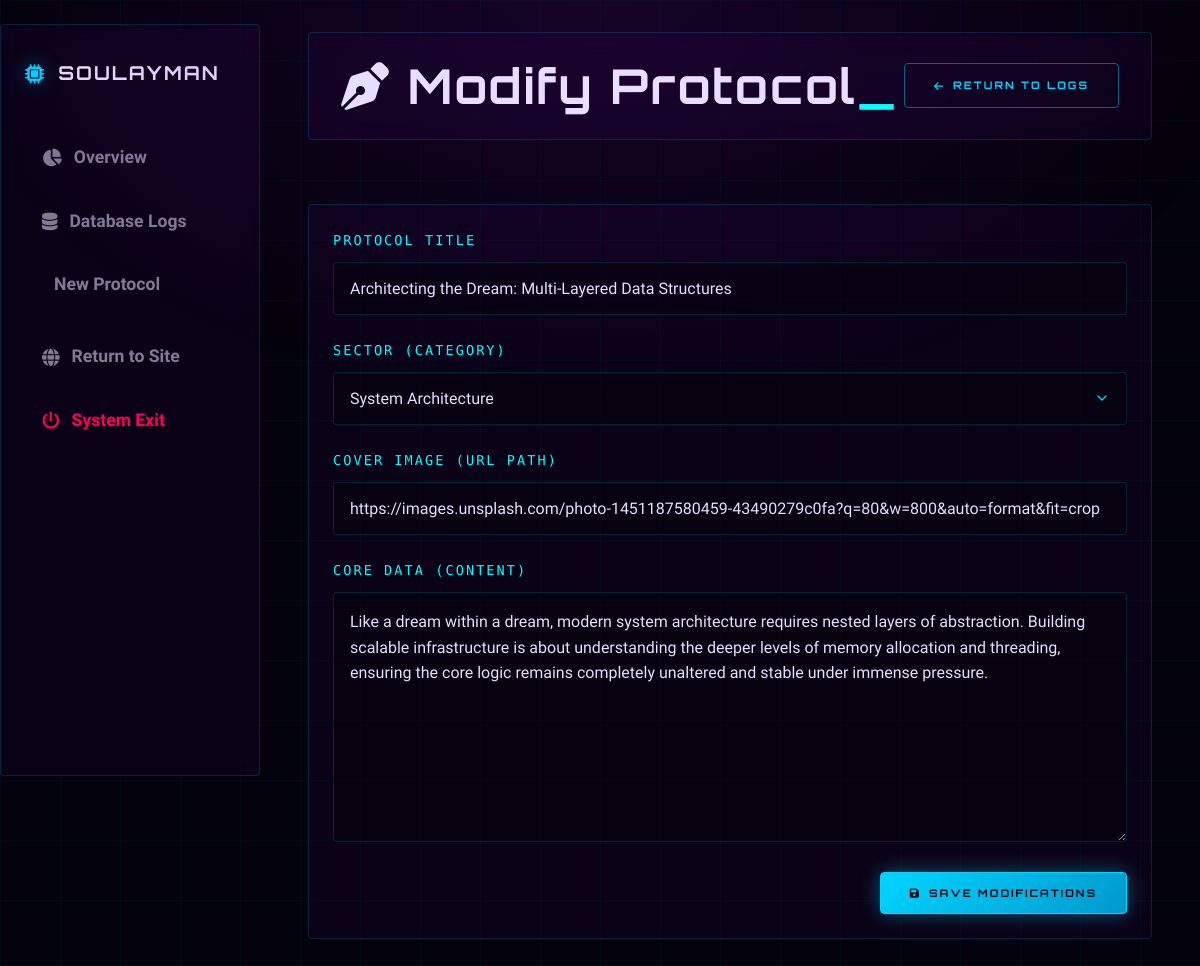
Screenshot of /Admin/edit_post.php?id=7 (signed in) with the database file from the repository.
### tables this page shows
CREATE TABLE `posts` (
  `id` int(11) NOT NULL,
  `user_id` int(11) NOT NULL,
  `category_id` int(11) NOT NULL,
  `title` varchar(255) NOT NULL,
  `content` text NOT NULL,
  `image_path` varchar(255) DEFAULT NULL,
  `created_at` timestamp NOT NULL DEFAULT current_timestamp()
);

CREATE TABLE `categories` (
  `id` int(11) NOT NULL,
  `name` varchar(50) NOT NULL,
  `created_at` timestamp NOT NULL DEFAULT current_timestamp(),
  `color_tag` varchar(50) DEFAULT 'tag-blue'
);

### core/Admin.php (called while the page is built, shortened)
<?php
class Admin
{
    private $conn;
    public function __construct($db)
    {
        $this->conn = $db;
    }
    public function getAllCategories()
    {
        $sql = "SELECT * FROM categories";
        $stmt = $this->conn->prepare($sql);
        $stmt->execute();
        return $stmt->fetchAll(PDO::FETCH_ASSOC);
    }
    public function getPostById($id)
    {
        $sql = "SELECT posts.*, users.username AS author_name,
                categories.name AS category_name,
                categories.color_tag AS category_color
                FROM posts
                LEFT JOIN users ON posts.user_id = users.id
                LEFT JOIN categories ON posts.category_id = categories.id
                WHERE posts.id = :id";
        $stmt = $this->conn->prepare($sql);
        $stmt->bindParam(':id', $id, PDO::PARAM_INT);
        $stmt->execute();
        return $stmt->fetch(PDO::FETCH_ASSOC);
    }
}

### Admin/edit_post.php (the view, shortened to what this page needs)
<?php
require_once '../core/Admin.php';
$database = new Database();
$db = $database->getConnection();
$admin = new Admin($db);
$postId = intval($_GET['id']);
$post = $admin->getPostById($postId);
$categories = $admin->getAllCategories();
?>
<!DOCTYPE html>
<html lang="en">
<head>
    <link rel="stylesheet" href="../assets/CSS/style.css">
    <link rel="stylesheet" href="../assets//CSS/dashboard.css">
    <link rel="stylesheet" href="../assets//CSS/posts.css">
    <link rel="stylesheet" href="https://cdnjs.cloudflare.com/ajax/libs/font-awesome/6.4.0/css/all.min.css">
</head>
<body class="admin-body">
    <div class="admin-container">
        <?php include '../includes/admin_aside.php'; ?>
        <main class="admin-main">
            <header class="admin-header" style="display: flex; justify-content: space-between; align-items: center; margin-bottom: 2rem;">
                <h1 class="page-title"><i class="fa-solid fa-pen-nib"></i> Modify Protocol<span>_</span></h1>
                <a href="posts.php" class="btn btn-ghost"><i class="fa-solid fa-arrow-left"></i> Return to Logs</a>
            </header>
            <section class="glass-panel" style="max-width: 900px;">
                <form action="edit_post.php?id=<?= $postId ?>" method="POST" class="admin-form">
                    <div class="form-group">
                        <label>Protocol Title</label>
                        <input type="text" name="title" class="form-control" value="<?= htmlspecialchars($post['title']) ?>" required>
                    </div>
                    <div class="form-group">
                        <label>Sector (Category)</label>
                        <select name="category_id" class="form-control" required>
                            <?php foreach ($categories as $cat): ?>
                                <option value="<?= $cat['id'] ?>" <?= ($cat['id'] == $post['category_id']) ? 'selected' : '' ?>>
                                    <?= htmlspecialchars($cat['name']) ?>
                                </option>
                            <?php endforeach; ?>
                        </select>
                    </div>
                    <div class="form-group">
                        <label>Cover Image (URL Path)</label>
                        <input type="text" name="image_path" class="form-control" value="<?= htmlspecialchars($post['image_path']) ?>" required>
                    </div>
                    <div class="form-group">
                        <label>Core Data (Content)</label>
                        <textarea name="content" class="form-control" required><?= htmlspecialchars($post['content']) ?></textarea>
                    </div>
                    <div style="margin-top: 30px; display: flex; justify-content: flex-end;">
                        <button type="submit" class="btn btn-primary">
                            <i class="fa-solid fa-floppy-disk"></i> Save Modifications
                        </button>
                    </div>
                </form>
            </section>
        </main>
    </div>
</body>
</html>

### assets/CSS/style.css (style rules this page uses)
:root { --color-7x-purple: #6A0DAD; --color-7x-purple-light: #B829EA; --color-7x-blue: #00D4FF; --color-7x-cyan: #00FFFF; --bg-void: #04020A; --bg-deep: #07040F; --bg-surface: #0D0818; --glass-bg: rgba(106, 13, 173, 0.08); --glass-border: rgba(0, 212, 255, 0.15); --glass-border-hover: rgba(0, 212, 255, 0.45); --text-primary: #E8DEFF; --text-secondary: rgba(232, 222, 255, 0.55); --text-muted: rgba(232, 222, 255, 0.3); --glow-blue: 0 0 20px rgba(0, 212, 255, 0.4); --glow-blue-strong: 0 0 40px rgba(0, 212, 255, 0.6), 0 0 80px rgba(0, 212, 255, 0.2); --glow-purple: 0 0 30px rgba(184, 41, 234, 0.3); --glow-cyan: 0 0 20px rgba(0, 255, 255, 0.4); --font-display: 'Orbitron', sans-serif; --font-body: 'Rajdhani', sans-serif; --font-mono: 'Share Tech Mono', monospace; --transition: 0.3s cubic-bezier(0.4, 0, 0.2, 1); --radius: 4px; }
* { margin: 0; padding: 0; box-sizing: border-box; }
html { scroll-behavior: smooth; font-size: 16px; }
body { background-color: var(--bg-void); color: var(--text-primary); font-family: var(--font-body); font-weight: 400; line-height: 1.7; min-height: 100vh; overflow-x: hidden; }
body::before { content: ''; position: fixed; inset: 0; background-image: linear-gradient(rgba(0, 212, 255, 0.03) 1px, transparent 1px), linear-gradient(90deg, rgba(0, 212, 255, 0.03) 1px, transparent 1px); background-size: 60px 60px; pointer-events: none; z-index: 0; }
body::after { content: ''; position: fixed; inset: 0; background: radial-gradient(ellipse 80% 60% at 50% 0%, rgba(106, 13, 173, 0.18) 0%, transparent 70%); pointer-events: none; z-index: 0; }
h1, h2, h3, h4 { font-family: var(--font-display); font-weight: 700; letter-spacing: 2px; line-height: 1.2; }
h1 { font-size: 48px; }
a { color: var(--color-7x-blue); text-decoration: none; transition: color var(--transition); }
span { color: var(--color-7x-cyan); font-weight: 600; }
main { position: relative; z-index: 1; padding-top: 5rem; }
.btn { display: inline-flex; align-items: center; gap: 0.5rem; font-family: var(--font-display); font-size: 0.65rem; font-weight: 700; letter-spacing: 0.2em; text-transform: uppercase; padding: 0.8rem 1.8rem; border-radius: var(--radius); cursor: pointer; transition: all var(--transition); position: relative; overflow: hidden; }
.btn::before { content: ''; position: absolute; inset: 0; background: linear-gradient(135deg, rgba(255, 255, 255, 0.05), transparent); opacity: 0; transition: opacity var(--transition); }
.btn-primary { background: linear-gradient(135deg, var(--color-7x-blue), #0099CC); color: var(--bg-void); border: 1px solid var(--color-7x-blue); box-shadow: var(--glow-blue); }
.btn-ghost { background: transparent; color: var(--color-7x-blue); border: 1px solid var(--glass-border-hover); }

### assets/CSS/dashboard.css (style rules this page uses)
.admin-main { flex-grow: 1; display: flex; flex-direction: column; gap: 32px; }
.admin-header { display: flex; justify-content: space-between; align-items: center; background: var(--glass-bg); backdrop-filter: blur(12px); border: 1px solid var(--glass-border); border-radius: var(--radius); padding: 24px 32px; transition: border-color var(--transition), box-shadow var(--transition); }

### assets/CSS/posts.css (style rules this page uses)
.admin-container { display: flex; min-height: 100vh; width: 100%; align-items: flex-start; }
.admin-main { flex-grow: 1; padding: 2rem 3rem; width: calc(100% - 260px); margin-left: auto; overflow-x: hidden; }
.glass-panel { background: var(--glass-bg); border: 1px solid var(--glass-border); border-radius: var(--radius); padding: 24px; overflow-x: auto; }
.admin-form { width: 100%; }
.form-group { margin-bottom: 24px; display: flex; flex-direction: column; }
.form-group label { color: var(--color-7x-cyan); font-family: var(--font-mono); font-size: 0.85rem; margin-bottom: 10px; letter-spacing: 0.15em; text-transform: uppercase; }
.form-control { width: 100%; background: rgba(4, 2, 10, 0.5); border: 1px solid var(--glass-border); border-radius: var(--radius); padding: 16px; color: var(--text-primary); font-family: var(--font-body); font-size: 1rem; outline: none; transition: all var(--transition); }
textarea.form-control { min-height: 250px; resize: vertical; line-height: 1.6; }
select.form-control { appearance: none; cursor: pointer; background-repeat: no-repeat; background-position: right 1rem center; background-size: 1em; padding-right: 2.5rem; }
select.form-control option { background: #0a0a0f; color: var(--text-primary); font-family: var(--font-body); padding: 10px; }

### rows the page displays
posts: title "Architecting the Dream: Multi-Layered Data Structures", category_id "System Architecture", image_path "https://images.unsplash.com/photo-1451187580459-43490279c0fa?q=80&w=800&auto=format&fit=crop", content "Like a dream within a dream, modern system architecture requires nested layers of abstraction. Building scalable infrastructure is about understanding the deeper levels of memory allocation and threading, ensuring the core logic remains completely unaltered and stable under immense pressure."

### other values shown
$_SESSION['username'] "SOULAYMAN"
